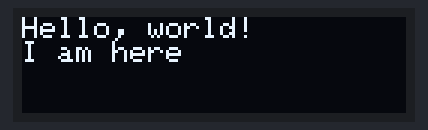
Recording of a sketch running on a simulated Arduino Uno, built with avr-gcc and run on an emulated ATmega328P. On the bench: 128×32 one-colour display. Random numbers use the default seed unless the sketch sets one; what the sketch prints to the serial monitor is not drawn.

Above: at 2.1 s.
At 5.7 s:
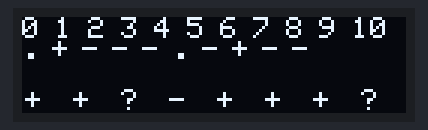
At 10.2 s:
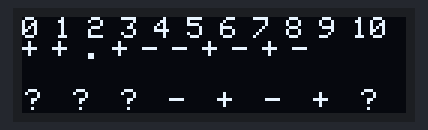
At 19.3 s:
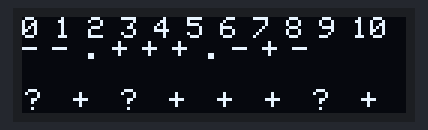
At 28.4 s:
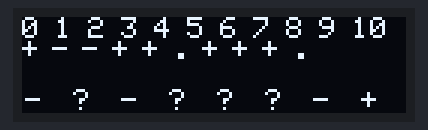
At 37.5 s:
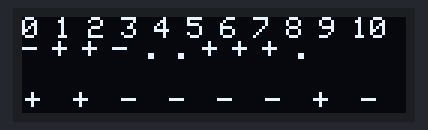

Measured:
- what the display in image 0 shows lasts 0.6 s, from 2.0 s to 2.6 s
- what the display in image 1 shows lasts 1.5 s, from 5.6 s to 7.1 s

The sketch:

oled_simple_adafruit.ino
```cpp
#include <SPI.h>
#include <Wire.h>
#include <Adafruit_GFX.h>
#include <Adafruit_SSD1306.h>

#define OLED_RESET 4
Adafruit_SSD1306 display(OLED_RESET);


void setup()   {
  Serial.begin(9600);

  display.begin(SSD1306_SWITCHCAPVCC, 0x3C);  // initialize with the I2C addr 0x3C (for the 128x32)
  //display.display();
  delay(2000);
  display.clearDisplay();
  display.setTextColor(WHITE);
  display.setCursor(0, 0);
  display.setTextSize(0);
  display.println("Hello, world!");
  display.println("I am here");
  display.display();
  display.clearDisplay();
  Serial.println("starting");

}

int i;
void loop() {
  int i;
  delay (500);
  display.setTextSize(0);
  for (i=0;i<11;i++)
  {
    display.setCursor(i*11, 0);
    display.print(i);
  }
  for (i=0;i<10;i++)
  {
    display.setCursor(i*10, 7);
         if (!(rand()&0x3)) display.print("."); else
    if (rand()&1) display.print("-"); else  display.print("+");

  }

 // for (i=11;i<19;i++)
 // {
 //   display.setCursor((i-11)*16, 17);
 //   display.print(i);
 // }
  for (i=11;i<20;i++)
  {
    display.setCursor((i-11)*16+1, 24);
         if (!(rand()&0x3)) display.print("?"); else
    if (rand()&1) display.print("-"); else  display.print("+");

  }


  display.display();
  delay(1000);
  display.clearDisplay();

}
```
